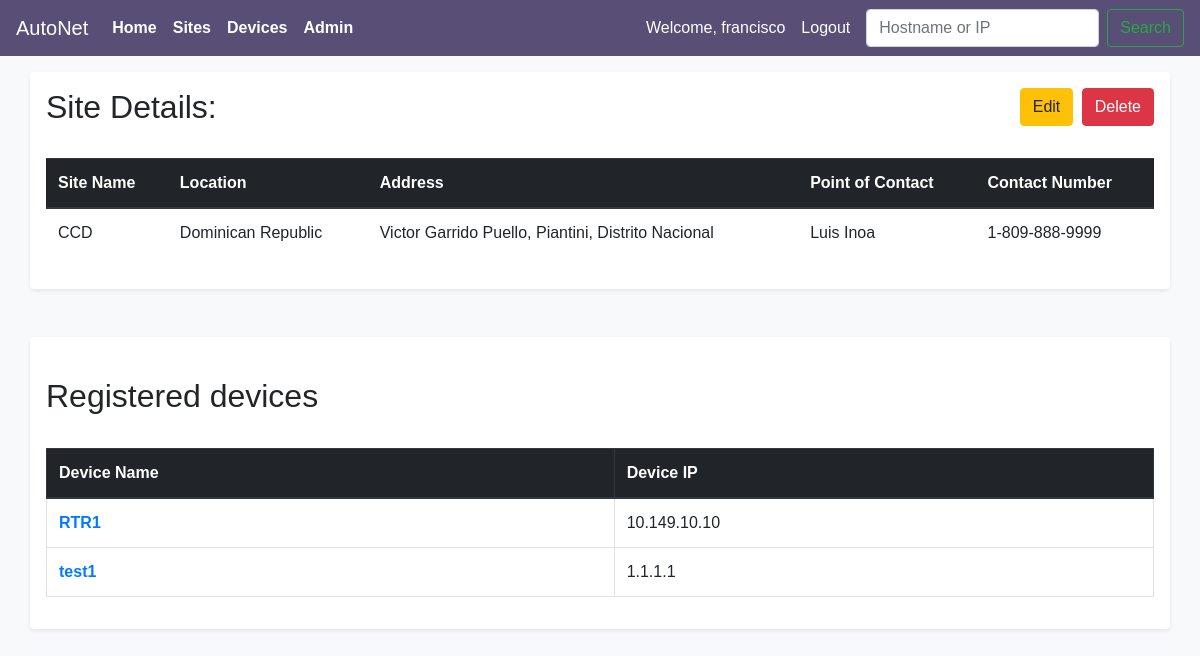
Screenshot of /sites/6 (signed in) with the database file from the repository.
### main_app/models.py (models this page shows, shortened)
class Sites(models.Model):
    site_name = models.CharField(max_length=100)
    site_location = models.CharField(max_length=250)
    site_address = models.CharField(max_length=400, null=True)
    site_poc_name = models.CharField(max_length=100)
    site_poc_number = models.CharField(max_length=30)

class Devices(models.Model):
    VENDOR_LIST = (('C', 'Cisco'),
                                    ('J', 'Juniper'),
                                    ('A', 'Arista'),
                                    )
    device_name = models.CharField(max_length=100)
    device_ip = models.GenericIPAddressField()
    vendor = models.CharField(choices=VENDOR_LIST, max_length=10,
                                                default=VENDOR_LIST[0])
    site = models.ForeignKey(Sites,
                            on_delete=models.CASCADE,
                            related_name = 'devices',
                            )
    objects = models.Manager()

### main_app/views.py (the view)
# urls.py: path('sites/<int:pk>', views.SitesDetailView.as_view(), name='sitesdetail'),
class SitesDetailView(LoginRequiredMixin, DetailView):
    context_object_name = 'sites_detail'
    model = models.Sites
    template_name = 'main_app/sites_detail.html'

### main_app/templates/main_app/sites_detail.html
{% extends 'main_app/main_app_base.html' %}
{%block content %}
<div class="container shadow-sm p-3 mb-5 bg-white rounded">
  <div class="float-right">
    <a href="{% url 'main_app:updatesite' pk=sites_detail.id%}">
      <button class="btn btn-warning mr-1"type="submit">Edit</button>
    </a>
    <a href="{% url 'main_app:deletesite' pk=sites_detail.id%}">
      <button class="btn btn-danger"type="submit">Delete</button>
    </a>
  </div>
  <h2>Site Details:</h2>
  <br>
  <table class="table">
    <thead  class="thead-dark">
      <th>Site Name</th>
      <th>Location</th>
      <th>Address</th>
      <th>Point of Contact</th>
      <th>Contact Number</th>
    </thead>
    <tr>
      <td>{{sites_detail.site_name}}</td>
      <td>{{sites_detail.site_location}}</td>
      <td>{{sites_detail.site_address}}</td>
      <td>{{sites_detail.site_poc_name}}</td>
      <td>{{sites_detail.site_poc_number}}</td>
    </tr>
  </table>
</div>
<div class="container shadow-sm p-3 mb-5 bg-white rounded">
  <br>
  <h2>Registered devices</h2>
  <br>
  <table class="table table-bordered">
    <thead  class="thead-dark">
      <th>Device Name</th>
      <th>Device IP</th>
    </thead>
    {% for device in sites_detail.devices.all %}
      <tr>
        <td><a href="{% url 'main_app:devicedetail' pk=device.id%}"><strong>{{device.device_name}}</strong></a></td>
        <td>{{device.device_ip}}</td>
      </tr>
    {% endfor %}
  </table>
</div>
{%endblock content %}

### main_app/templates/main_app/main_app_base.html (shortened to what this page needs)
<!DOCTYPE html>
<html lang="en" dir="ltr">
  <head>
    <link rel="stylesheet" href="https://stackpath.bootstrapcdn.com/bootstrap/4.1.3/css/bootstrap.min.css">
    {% load staticfiles %}
    <link rel="stylesheet" href="{% static 'css/form.css' %}">
  </head>
  <body class="bg-light" style="font-family: sans-serif;">
    <header>
    <div class="mb-4">
      <nav class="navbar navbar-expand-lg navbar-dark fixed-top" style="background-color: #584E76;">
        <a class="navbar-brand" href="{% url 'main_app:home' %}">AutoNet</a>
        <div class="collapse navbar-collapse" id="navbarSupportedContent">
          <ul class="navbar-nav mr-auto">
            <li class="nav-item active">
              <a class="nav-link" href="{% url 'main_app:home' %}"><strong>Home</strong><span class="sr-only">(current)</span></a>
            </li>
            <li class="nav-item active">
              <a class="nav-link" href="{% url 'main_app:viewsites' %}"><strong>Sites</strong></a>
            </li>
            <li class="nav-item active">
              <a class="nav-link" href="{% url 'main_app:viewdevices' %}"><strong>Devices</strong></a>
            </li>
            <li class="nav-item active">
              <a class="nav-link" href="{% url 'admin:index' %}"><strong>Admin</strong></a>
            </li>
          </ul>
          <div class="">
            {% if user.is_authenticated%}
            <ul class="navbar-nav mr-auto">
              <li class="nav-item active">
                <a class="nav-link" href="#">Welcome, {{user.username}}</a>
              </li>
              <li class="nav-item active">
                <a class="nav-link" href="{% url 'users:logout' %}">Logout</a>
              </li>
            </ul>
            {% endif %}
          </div>
          <form class="form-inline my-2 my-lg-0" action="{% url 'main_app:search'%}" method="get">
              <input class="form-control ml-2 mr-sm-2 " type="search"  name="item" placeholder="Hostname or IP" aria-label="Search">
              <button class="btn btn-outline-success my-2 my-sm-0" type="submit">Search</button>
        </form>
        </div>
      </nav>
    </div>
    </header>
    <br>
    <br>
    {%block content %}
    {%endblock content %}
  </body>
</html>

### rows the page displays
Sites: site_name "CCD", site_location "Dominican Republic", site_address "Victor Garrido Puello, Piantini, Distrito Nacional", site_poc_name "Luis Inoa", site_poc_number "1-809-888-9999"
Devices: device_name "RTR1", device_ip "10.149.10.10"
Devices: device_name "test1", device_ip "1.1.1.1"

### other values shown
{{ user.username }} "francisco"
